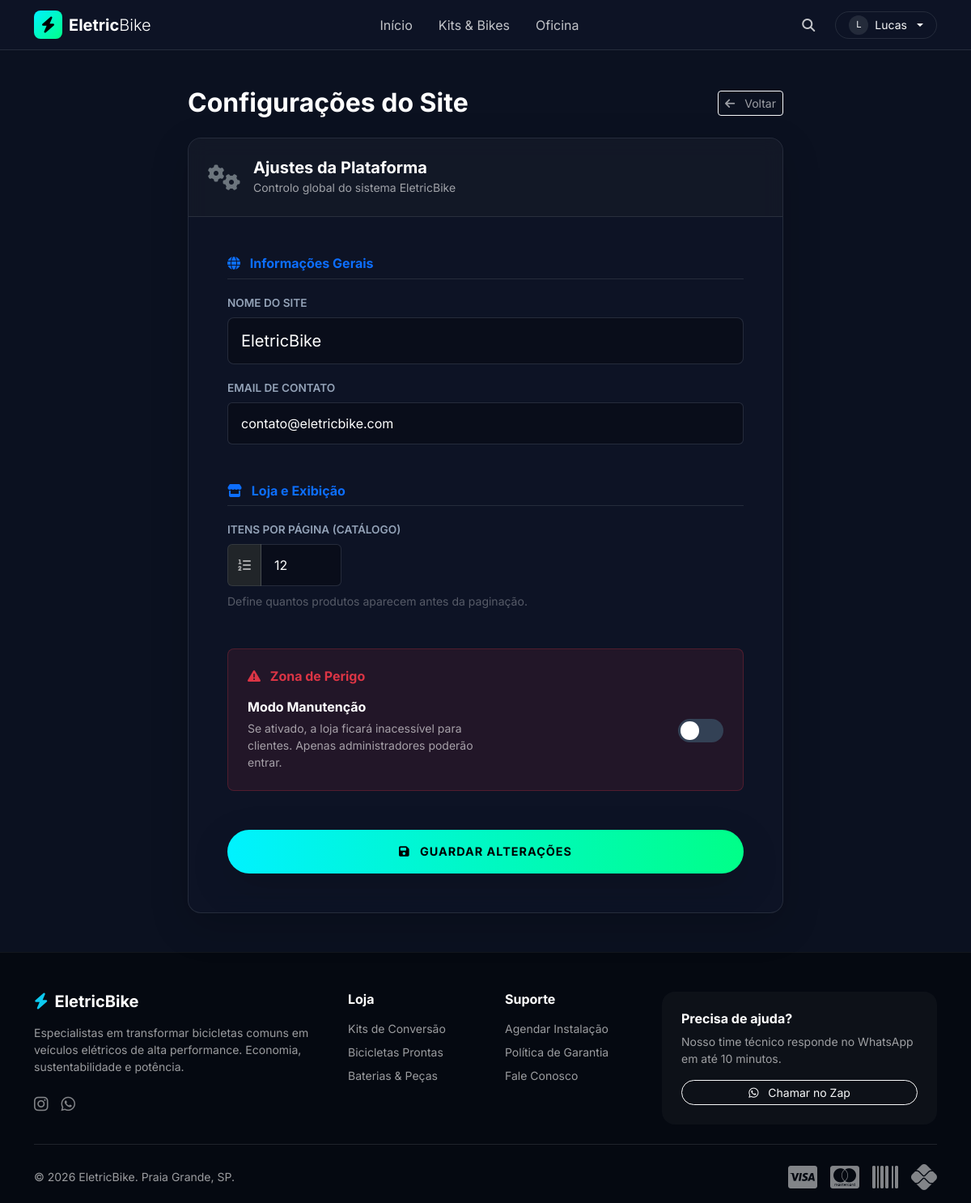
Page /settings/ (signed in) on the committed database.
### apps/Accounts/models.py (models this page shows, shortened)
class User(AbstractUser, TimeStampedModel):
    username = None
    email = models.EmailField('Email', unique=True)
    is_client = models.BooleanField("É Cliente?", default=False)
    is_staff_member = models.BooleanField("É da Equipe?", default=False)
    USERNAME_FIELD = 'email'
    REQUIRED_FIELDS = []
    objects = CustomUserManager()

### apps/Staff/models.py (models this page shows, shortened)
class SiteConfiguration(models.Model):
    site_title = models.CharField("Nome do Site", max_length=100, default="EletricBike")
    maintenance_mode = models.BooleanField("Modo Manutenção", default=False)
    contact_email = models.EmailField("Email de Contato", default="contato@eletricbike.com")
    items_per_page = models.IntegerField("Itens por página", default=12)
    class Meta:
        verbose_name = "Configuração do Site"
        verbose_name_plural = "Configuração do Site"
    @classmethod
    def get_solo(cls):
        obj, created = cls.objects.get_or_create(pk=1)
        return obj

### apps/Staff/views.py (the view, shortened to what this page needs)
# urls.py: path("settings/", views.AdminSettingsView.as_view(), name="admin_settings"),
class AdminSettingsView(StaffRequiredMixin, UpdateView):
    model = SiteConfiguration
    form_class = SiteSettingsForm
    template_name = 'admin/settings.html'
    success_url = reverse_lazy('admin_settings')
    def get_object(self, queryset=None):
        obj, created = SiteConfiguration.objects.get_or_create(pk=1)
        return obj

### apps/Staff/forms.py
class SiteSettingsForm(forms.ModelForm):
    class Meta:
        model = SiteConfiguration
        fields = ['site_title', 'maintenance_mode', 'contact_email', 'items_per_page']
        widgets = {
            'site_title': forms.TextInput(attrs={'class': 'form-control form-control-lg'}),
            'contact_email': forms.EmailInput(attrs={'class': 'form-control'}),
            'items_per_page': forms.NumberInput(attrs={'class': 'form-control w-25'}),
        }

### apps/Staff/mixins.py (called while the page is built)
    def dispatch(self, request, *args, **kwargs):
        if not request.user.is_authenticated:
            return self.handle_no_permission()
        if not request.user.is_staff:
            return redirect('home')
        return super().dispatch(request, *args, **kwargs)

### Templates/admin/settings.html (shortened to what this page needs)
{% extends 'base.html' %}
{% block content %}
<div class="container py-5">
    <div class="row justify-content-center">
        <div class="col-lg-8">
            <div class="d-flex align-items-center justify-content-between mb-4">
                <h2 class="text-white fw-bold mb-0">Configurações do Site</h2>
                <a href="{% url 'admin_dashboard' %}" class="btn btn-outline-light btn-sm border-opacity-25 text-muted hover-text-white">
                    <i class="fas fa-arrow-left me-2"></i> Voltar
                </a>
            </div>
            <div class="bg-glass rounded-4 border border-light border-opacity-10 shadow-lg overflow-hidden">
                <div class="p-4 border-bottom border-light border-opacity-10 bg-dark bg-opacity-25 d-flex align-items-center">
                    <i class="fas fa-cogs fa-2x me-3 text-secondary"></i>
                    <div>
                        <h5 class="mb-0 text-white fw-bold">Ajustes da Plataforma</h5>
                        <small class="text-muted">Controlo global do sistema EletricBike</small>
                    </div>
                </div>
                <div class="p-5">
                    <form method="post">
                        <div class="mb-5">
                            <h6 class="text-primary fw-bold mb-3 border-bottom border-light border-opacity-10 pb-2">
                                <i class="fas fa-globe me-2"></i> Informações Gerais
                            </h6>
                            <div class="row g-3">
                                <div class="col-12">
                                    <label class="form-label">{{ form.site_title.label }}</label>
                                    {{ form.site_title }}
                                </div>
                                <div class="col-12">
                                    <label class="form-label">{{ form.contact_email.label }}</label>
                                    {{ form.contact_email }}
                                </div>
                            </div>
                        </div>
                        <div class="mb-5">
                            <h6 class="text-primary fw-bold mb-3 border-bottom border-light border-opacity-10 pb-2">
                                <i class="fas fa-store me-2"></i> Loja e Exibição
                            </h6>
                            <div class="form-group">
                                <label class="form-label">Itens por página (Catálogo)</label>
                                <div class="input-group">
                                    <span class="input-group-text bg-dark border-secondary border-opacity-25 text-muted"><i class="fas fa-list-ol"></i></span>
                                    <input type="number" name="{{ form.items_per_page.name }}" class="form-control" value="{{ form.items_per_page.value|default:12 }}" style="max-width: 100px;">
                                </div>
                                <div class="form-text text-muted opacity-50 small mt-2">Define quantos produtos aparecem antes da paginação.</div>
                            </div>
                        </div>
                        <div class="mb-5 bg-danger bg-opacity-10 p-4 rounded-3 border border-danger border-opacity-25">
                            <h6 class="text-danger fw-bold mb-3">
                                <i class="fas fa-exclamation-triangle me-2"></i> Zona de Perigo
                            </h6>
                            <div class="d-flex align-items-center justify-content-between">
                                <div>
                                    <label class="fw-bold text-white mb-1" for="maintenanceMode">Modo Manutenção</label>
                                    <p class="text-muted small mb-0" style="max-width: 300px;">
                                        Se ativado, a loja ficará inacessível para clientes. Apenas administradores poderão entrar.
                                    </p>
                                </div>
                                <div class="form-check form-switch">
                                    {{ form.maintenance_mode }}
                                </div>
                            </div>
                        </div>
                        <div class="d-grid mt-4">
                            <button type="submit" class="btn btn-neon py-3 fw-bold shadow-lg">
                                <i class="fas fa-save me-2"></i> Guardar Alterações
                            </button>
                        </div>
                    </form>
                </div>
            </div>
        </div>
    </div>
</div>
{% endblock %}

### Templates/navbar.html (shortened to what this page needs)
{% load static %}
<nav class="navbar navbar-expand-lg fixed-top bg-glass transition-all" id="mainNav">
    <div class="container">
        <a class="navbar-brand d-flex align-items-center gap-2" href="{% url 'home' %}">
            <div style="width: 35px; height: 35px; background: linear-gradient(135deg, var(--primary), var(--secondary)); border-radius: 8px; display: flex; align-items: center; justify-content: center; color: black;">
                <i class="fas fa-bolt"></i>
            </div>
            <span class="fw-bold text-white tracking-tight">Eletric<span class="fw-light">Bike</span></span>
        </a>
        <div class="collapse navbar-collapse" id="navbarNav">
            <ul class="navbar-nav mx-auto mb-2 mb-lg-0">
                <li class="nav-item"><a class="nav-link text-white opacity-75 hover-opacity-100 mx-2" href="{% url 'home' %}">Início</a></li>
                <li class="nav-item"><a class="nav-link text-white opacity-75 hover-opacity-100 mx-2" href="{% url 'bike_catalog' %}">Kits & Bikes</a></li>
                <li class="nav-item"><a class="nav-link text-white opacity-75 hover-opacity-100 mx-2" href="{% url 'services' %}">Oficina</a></li>
            </ul>
            <div class="d-flex align-items-center gap-3">
                <a href="{% url 'bike_catalog' %}" class="btn text-white p-2 opacity-75 hover-opacity-100" title="Buscar">
                    <i class="fas fa-search"></i>
                </a>
                {% if user.is_authenticated %}
                    <div class="dropdown">
                        <button class="btn btn-outline-light rounded-pill px-3 py-1 dropdown-toggle d-flex align-items-center gap-2 border-secondary border-opacity-25" type="button" data-bs-toggle="dropdown">
                            <div class="bg-secondary bg-opacity-25 rounded-circle d-flex align-items-center justify-content-center" style="width: 24px; height: 24px; font-size: 0.7rem;">
                                {{ user.first_name|default:user.email|slice:":1"|upper }}
                            </div>
                            <span class="small">{{ user.first_name|default:"Minha Conta" }}</span>
                        </button>
                    </div>
                {% else %}
                    <a href="{% url 'login' %}" class="text-white text-decoration-none small fw-bold me-2">Login</a>
                    <a href="{% url 'register' %}" class="btn btn-sm btn-neon px-3">Criar Conta</a>
                {% endif %}
            </div>
        </div>
    </div>
</nav>

### Templates/base.html (style rules this page uses)
:root { --primary: #00f2ff; --secondary: #00ff88; --dark-bg: #0b1120; --card-bg: #1e293b; --text-main: #f8fafc; --text-muted: #94a3b8; --glass-border: 1px solid rgba(255, 255, 255, 0.1); --glass-shadow: 0 8px 32px 0 rgba(0, 0, 0, 0.37); --glass-bg: rgba(15, 23, 42, 0.6); --navbar-height: 60px; }
body { font-family: 'Inter', sans-serif; background-color: var(--dark-bg); color: var(--text-main); overflow-x: hidden; -webkit-font-smoothing: antialiased; padding-top: var(--navbar-height); }
body { color: #f1f5f9 !important; }
.text-muted { color: rgba(255, 255, 255, 0.6) !important; }
h1, h2, h3, h4, h5, h6, .h1, .h2, .h3, .h4, .h5, .h6 { color: #ffffff !important; }
a { color: var(--primary); text-decoration: none; transition: 0.3s; }
.form-control, .form-select { color: white !important; background-color: rgba(0,0,0,0.3) !important; border-color: rgba(255,255,255,0.1) !important; }
.form-control::placeholder { color: rgba(255,255,255,0.4) !important; }
.bg-glass { background: var(--glass-bg); backdrop-filter: blur(12px); -webkit-backdrop-filter: blur(12px); border-bottom: var(--glass-border); }
.btn-neon { background: linear-gradient(90deg, var(--primary), var(--secondary)); border: none; color: #000; font-weight: 800; padding: 0.8rem 2rem; border-radius: 50px; text-transform: uppercase; letter-spacing: 1px; font-size: 0.9rem; transition: all 0.3s ease; box-shadow: 0 0 15px rgba(0, 242, 255, 0.3); }

### Templates/admin/settings.html (style rules this page uses)
.form-control, .form-select { background-color: rgba(0, 0, 0, 0.3); border: 1px solid rgba(255, 255, 255, 0.1); color: white; padding: 0.8rem 1rem; }
.form-label { color: #94a3b8; font-size: 0.85rem; font-weight: 600; text-transform: uppercase; }
.maintenance-switch { appearance: none; width: 3.5em; height: 1.8em; background: #334155; border-radius: 2em; position: relative; cursor: pointer; transition: 0.3s; outline: none; }
.maintenance-switch::after { content: ""; position: absolute; top: 0.2em; left: 0.2em; width: 1.4em; height: 1.4em; background: white; border-radius: 50%; transition: 0.3s; }

### rows in the picture
User: first_name "L", first_name "Lucas"
SiteConfiguration: site_title "EletricBike", contact_email "contato@eletricbike.com"
